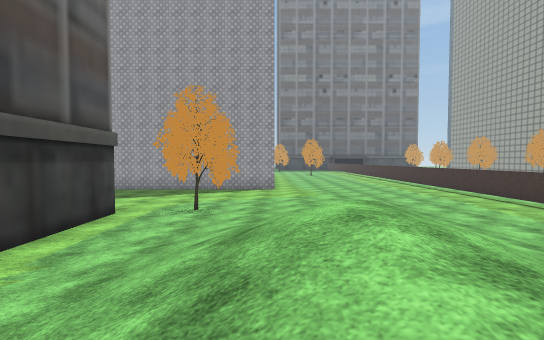
view 1 (above)

18 first-person views from a walk through a 3-D level made in the Unity game engine. The camera is 1.4 m above the floor, tilts 2° down and sees 90° across. The floor is counted in squares, 2 m on a side. Each view is taken from the middle of a square. On the plan, view 1 faces up. The plan holds only what a view shows up to about 9 squares ahead; the rest is blank. The place goes on beyond the plan. The player character is not drawn. Some animated figures are not drawn. Some surface patterns are stand-ins.

view 2
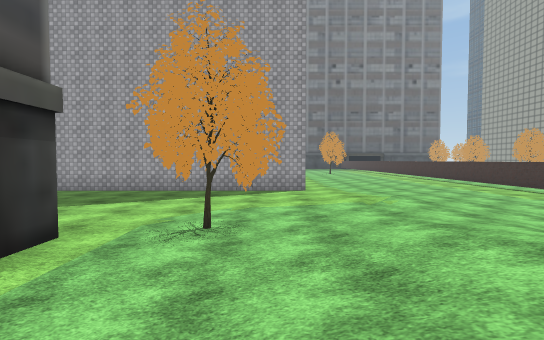

view 3
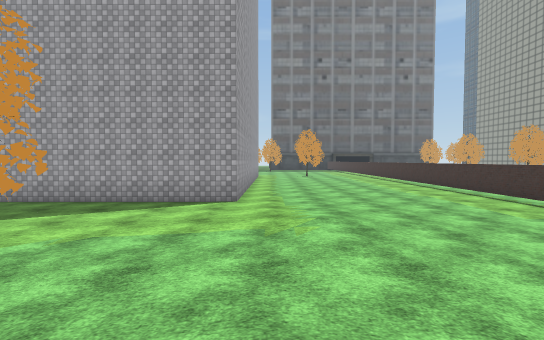

view 4
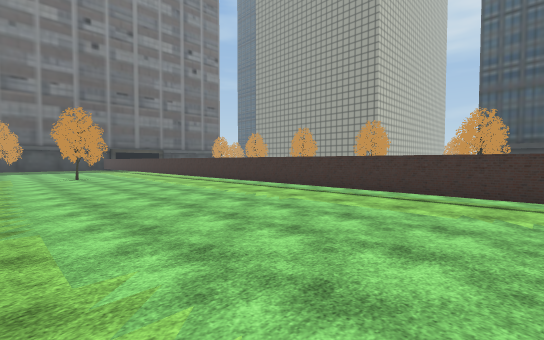

view 5
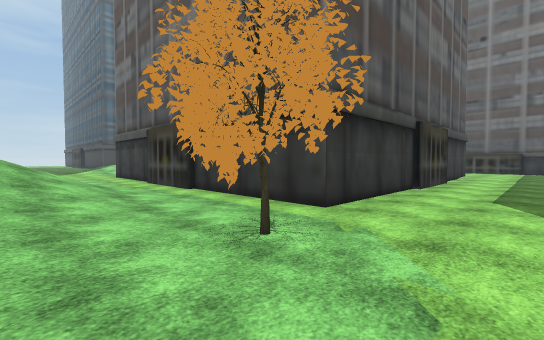

view 6
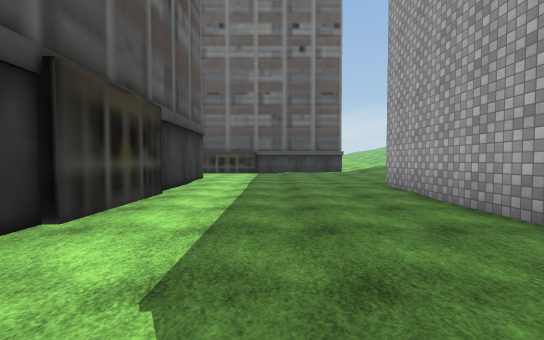

view 7
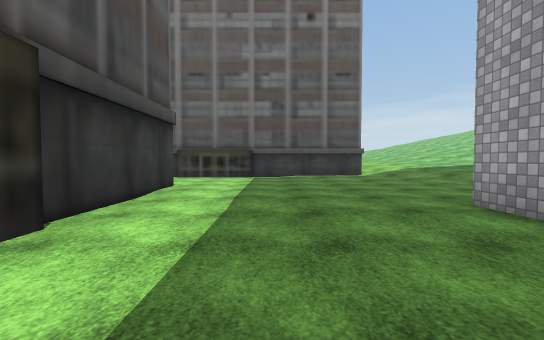

view 8
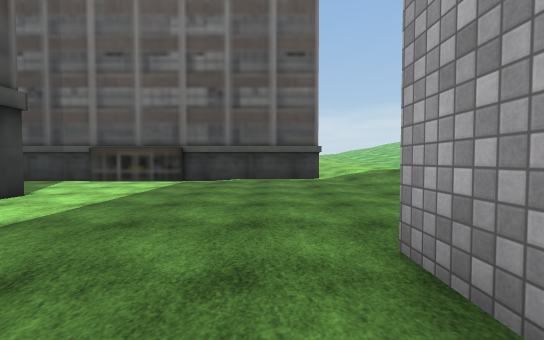

view 9
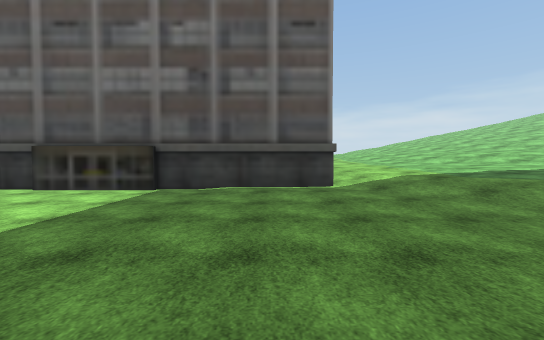

view 10
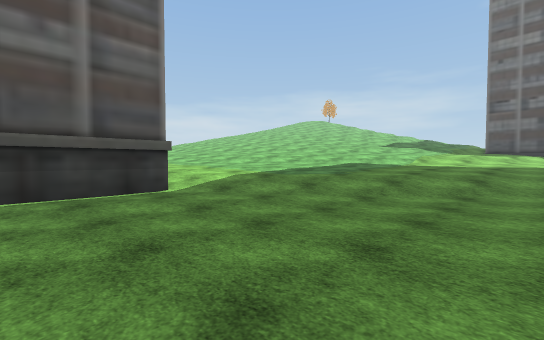

view 11
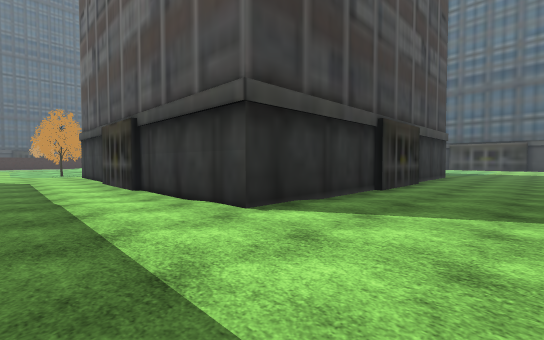

view 12
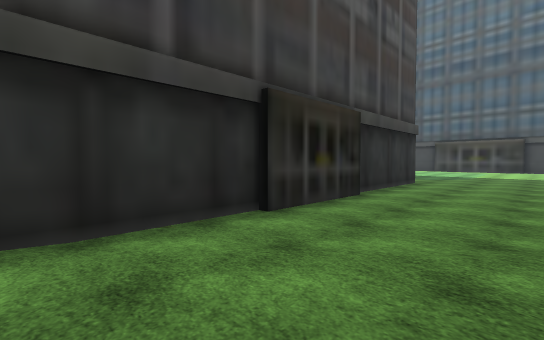

view 13
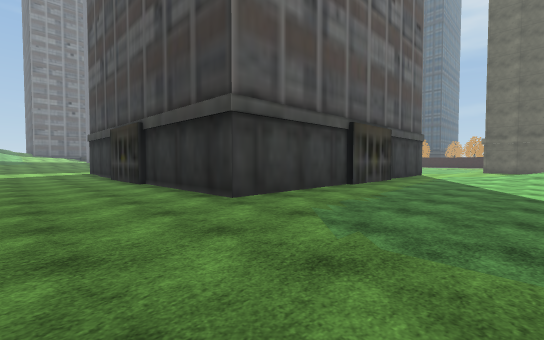

view 14
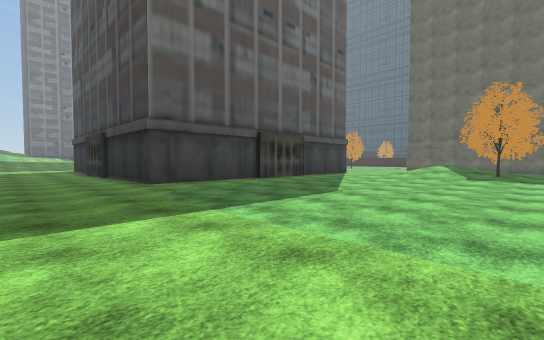

view 15
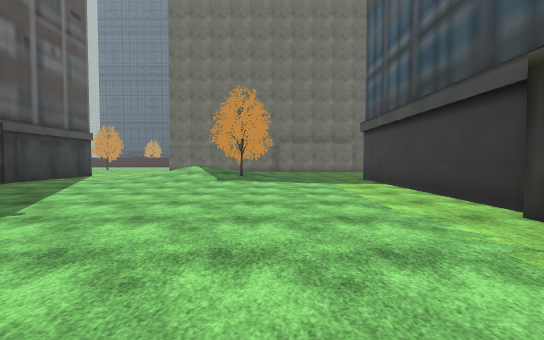

view 16
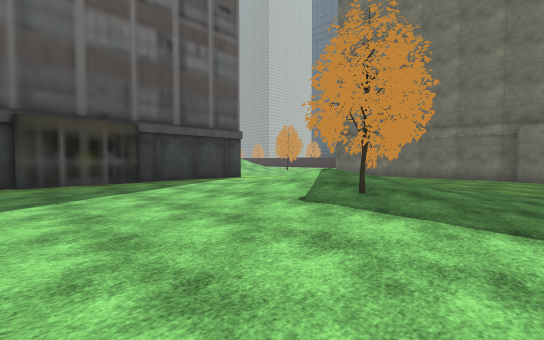

view 17
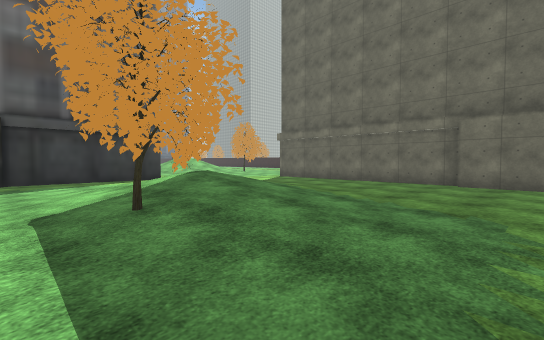

view 18
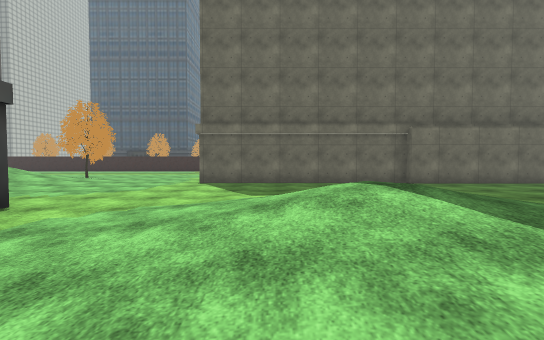

### Floor plan
Key: @ floor where view 1 was taken; # wall or solid block; . main floor; : floor 0.25 m higher than the main floor; + floor 0.5 m higher than the main floor; * floor 1 m higher than the main floor; % floor 1.25 m higher than the main floor; / step, stairs or slope; T thing the floor can be seen under or through; R tree.
Columns run from 19 left of view 1 to 8 right of it. Each row starts with its distance up from view 1.
 20     %%/             ...
 19    %%//             ....
 18 %%%%*//             .....
 17 %%%**//             ......
 16 %***//:             ......#
 15 **///::             ......T+
 14 *///:::            #......T+
 13 //:::::            #......T+
 12 #::::::#############:::...T+
 11 #::::::::.........::::::..T+
 10 #::::::::.........:::::::.T+
  9 #:::::::..........::++:::.T+
  8 #::::::...........::::::..T+
  7 #::::::..........#R:+:::..T
  6 #:::############.::////:..
  5 #:::#          #.:/// /::
  4 #:::#          #.///  /:
  3 #::.#          #.////
  2  :..#          #.////
  1  ...#          #.////
  0  ...#          #./ @
 -1  ...#           .. //
 -2  ...#             ://
 -3  ...#            ..::
 -4  ...#           .....
 -5  ...############.....
 -6  ....................
 -7  ............:::....#
 -8  ...........:///:...#
 -9  ..........://///:..#
-10  ..........:///  :..#
-11  .........://////:..#
-12  .........::RR//:...#
-13  .........::R///....#
-14     ......::::::....#
-15      .......:::.....#
-16       #......     ..#

Positions as (right, up) in squares from view 1, and headings:
1: (0, 0), facing up
2: (-1, 3), facing up
3: (1, 5), facing up
4: (1, 9), facing up-right
5: (0, 9), facing down-left
6: (-5, 9), facing left
7: (-8, 9), facing left
8: (-10, 11), facing left
9: (-12, 11), facing left
10: (-13, 10), facing up-left
11: (-18, 9), facing down-right
12: (-18, 5), facing down-right
13: (-18, -9), facing up-right
14: (-18, -13), facing up-right
15: (-16, -13), facing right
16: (-11, -14), facing up-right
17: (-8, -15), facing up-right
18: (-8, -9), facing right
